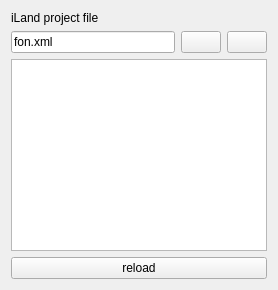
       <widget class="QWidget" name="editStackMain">
        <attribute name="title">
         <string>Main</string>
        </attribute>
        <layout class="QVBoxLayout" name="verticalLayout" stretch="0,1,2,10">
         <item>
          <widget class="QLabel" name="label_10">
           <property name="text">
            <string>iLand project file</string>
           </property>
          </widget>
         </item>
         <item>
          <layout class="QHBoxLayout" name="horizontalLayout">
           <item>
            <widget class="QLineEdit" name="initFileName">
             <property name="text">
              <string>fon.xml</string>
             </property>
            </widget>
           </item>
           <item>
            <widget class="QPushButton" name="openFile">
             <property name="toolTip">
              <string>Select a project file </string>
             </property>
             <property name="text">
              <string/>
             </property>
             <property name="icon">
              <iconset resource="res/iland.qrc">
               <normaloff>:/document-open.png</normaloff>:/document-open.png</iconset>
             </property>
             <property name="iconSize">
              <size>
               <width>16</width>
               <height>16</height>
              </size>
             </property>
            </widget>
           </item>
           <item>
            <widget class="QPushButton" name="checkXMLFile">
             <property name="toolTip">
              <string>&lt;html&gt;&lt;head/&gt;&lt;body&gt;&lt;p&gt;Check the XML project file (results in log)&lt;/p&gt;&lt;/body&gt;&lt;/html&gt;</string>
             </property>
             <property name="text">
              <string/>
             </property>
             <property name="icon">
              <iconset resource="res/iland.qrc">
               <normaloff>:/camera.png</normaloff>:/camera.png</iconset>
             </property>
             <property name="iconSize">
              <size>
               <width>16</width>
               <height>16</height>
              </size>
             </property>
            </widget>
           </item>
          </layout>
         </item>
         <item>
          <widget class="QTextEdit" name="iniEdit">
           <property name="sizePolicy">
            <sizepolicy hsizetype="Expanding" vsizetype="Expanding">
             <horstretch>0</horstretch>
             <verstretch>1</verstretch>
            </sizepolicy>
           </property>
           <property name="maximumSize">
            <size>
             <width>1000</width>
             <height>16777215</height>
            </size>
           </property>
           <property name="lineWrapMode">
            <enum>QTextEdit::NoWrap</enum>
           </property>
           <property name="readOnly">
            <bool>true</bool>
           </property>
          </widget>
         </item>
         <item>
          <layout class="QVBoxLayout" name="qmlRulerLayout">
           <property name="spacing">
            <number>0</number>
           </property>
           <item>
            <widget class="QPushButton" name="pbReloadQml">
             <property name="text">
              <string>reload</string>
             </property>
            </widget>
           </item>
          </layout>
         </item>
        </layout>
       </widget>
